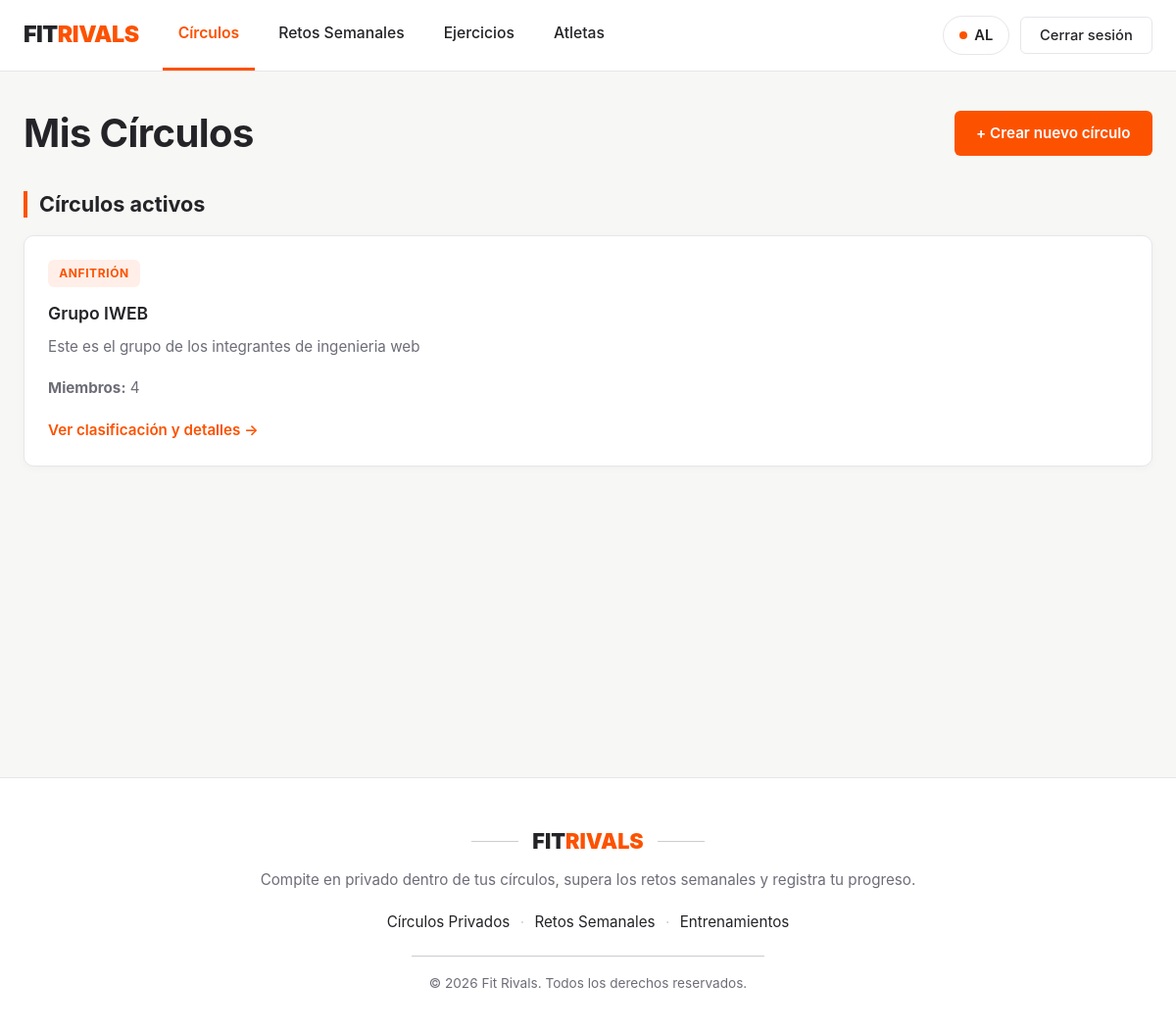
The app's page /circulos/ (signed in) with its own data.
### FitrivalsApp/models.py (models this page shows, shortened)
class Circulo(models.Model):
    nombre = models.CharField(max_length=100)
    descripcion = models.TextField(blank=True, default='')
    anfitrion = models.ForeignKey(Usuario, on_delete=models.CASCADE, related_name='circulos_creados')
    miembros = models.ManyToManyField(Usuario, related_name='circulos', blank=True)
    fecha_creacion = models.DateField(auto_now_add=True)

### FitrivalsApp/views.py (the view)
# urls.py: path('circulos/', views.lista_circulos, name='lista_circulos'),
def lista_circulos(request):
    usuario_id = request.session.get('usuario_id')
    if not usuario_id:
        return redirect('login_usuario')
    yo = get_object_or_404(Usuario, pk=usuario_id)
    mis_circulos = yo.circulos.all().order_by('nombre')
    invitaciones_pendientes = InvitacionCirculo.objects.filter(
        invitado=yo, estado='PENDIENTE'
    ).select_related('circulo', 'circulo__anfitrion')
    return render(request, 'circulos/lista.html', {
        'mis_circulos': mis_circulos,
        'invitaciones_pendientes': invitaciones_pendientes,
    })

### FitrivalsApp/templates/circulos/lista.html (shortened to what this page needs)
{% extends 'base.html' %}
{% block content %}
    <div class="section-header">
        <h1>Mis Círculos</h1>
        <a href="{% url 'crear_circulo' %}" class="btn-primary-strava">+ Crear nuevo círculo</a>
    </div>
    <h2>Círculos activos</h2>
    <div class="dashboard-grid">
        {% for c in mis_circulos %}
            <div class="info-card">
                <div>
                    {% if c.anfitrion_id == request.session.usuario_id %}
                        <span class="badge-orange">Anfitrión</span>
                    {% else %}
                        <span class="points-badge">Miembro</span>
                    {% endif %}
                    <h3>{{ c.nombre }}</h3>
                    {% if c.descripcion %}
                        <p>{{ c.descripcion }}</p>
                    {% endif %}
                    <p><strong>Miembros:</strong> {{ c.miembros.count }}</p>
                </div>
                <a href="{% url 'detalle_circulo' c.pk %}" class="card-link">Ver clasificación y detalles →</a>
            </div>
        {% empty %}
            <div class="info-card">
                <p>No formas parte de ningún círculo todavía.</p>
                <a href="{% url 'crear_circulo' %}" class="card-link">Crear mi primer círculo →</a>
            </div>
        {% endfor %}
    </div>
{% endblock %}

### FitrivalsApp/static/css/estilos.css (style rules this page uses)
:root { --strava-orange: #FC5200; --strava-orange-hover: #E04A00; --strava-orange-soft: rgba(252, 82, 0, 0.09); --bg-page: #F7F7F5; --bg-white: #FFFFFF; --bg-soft: #F3F2EE; --text-dark: #242428; --text-muted: #6D6D78; --border-light: #E6E6EB; --border-strong: #CCCCD0; --radius: 10px; }
*, *::before, *::after { box-sizing: border-box; }
html { scroll-behavior: smooth; }
html, body { margin: 0; padding: 0; min-height: 100%; background-color: var(--bg-page); color: var(--text-dark); font-family: "Inter", system-ui, -apple-system, "Segoe UI", Roboto, Helvetica, Arial, sans-serif; font-size: 1rem; line-height: 1.55; -webkit-font-smoothing: antialiased; }
h1 { margin: 0 0 0.75rem; font-size: clamp(1.9rem, 4vw, 2.5rem); font-weight: 700; line-height: 1.15; letter-spacing: -0.015em; color: var(--text-dark); }
h2 { margin: 2.25rem 0 1.1rem; padding-left: 0.75rem; border-left: 4px solid var(--strava-orange); font-size: 1.35rem; font-weight: 700; line-height: 1.25; color: var(--text-dark); }
h3 { margin: 0 0 0.5rem; font-size: 1.1rem; font-weight: 600; color: var(--text-dark); }
a { color: var(--strava-orange); font-weight: 500; text-decoration: none; }
.btn-primary-strava { display: inline-flex; align-items: center; justify-content: center; gap: 0.45rem; padding: 0.7rem 1.4rem; background-color: var(--strava-orange); color: #FFFFFF; font-size: 0.95rem; font-weight: 600; border: none; border-radius: 6px; cursor: pointer; text-decoration: none; transition: background-color 0.15s ease, transform 0.1s ease; }
.badge-orange { display: inline-block; padding: 0.28rem 0.7rem; margin-bottom: 0.85rem; background-color: var(--strava-orange-soft); color: var(--strava-orange); font-size: 0.75rem; font-weight: 700; letter-spacing: 0.05em; border-radius: 6px; text-transform: uppercase; }
.dashboard-grid { display: grid; grid-template-columns: repeat(auto-fit, minmax(290px, 1fr)); gap: 1.25rem; }
.info-card { display: flex; flex-direction: column; justify-content: space-between; background-color: #FFFFFF; border: 1px solid var(--border-light); border-radius: var(--radius); padding: 1.5rem; box-shadow: 0 2px 8px rgba(0, 0, 0, 0.03); transition: border-color 0.15s ease, box-shadow 0.15s ease; }
.info-card p { margin: 0 0 1.2rem; color: var(--text-muted); font-size: 0.95rem; }
.card-link { font-size: 0.95rem; font-weight: 600; color: var(--strava-orange); }
.section-header { display: flex; flex-wrap: wrap; align-items: center; justify-content: space-between; gap: 1rem; margin-bottom: 1.5rem; }
.section-header h1 { margin: 0; }

### records on screen
Circulo: shows "ANFITRIÓN", nombre "Grupo IWEB", descripcion "Este es el grupo de los integrantes de ingenieria web", miembros.count "4"

### other values on screen
{{ request.session.usuario_nombre }} "AL"
